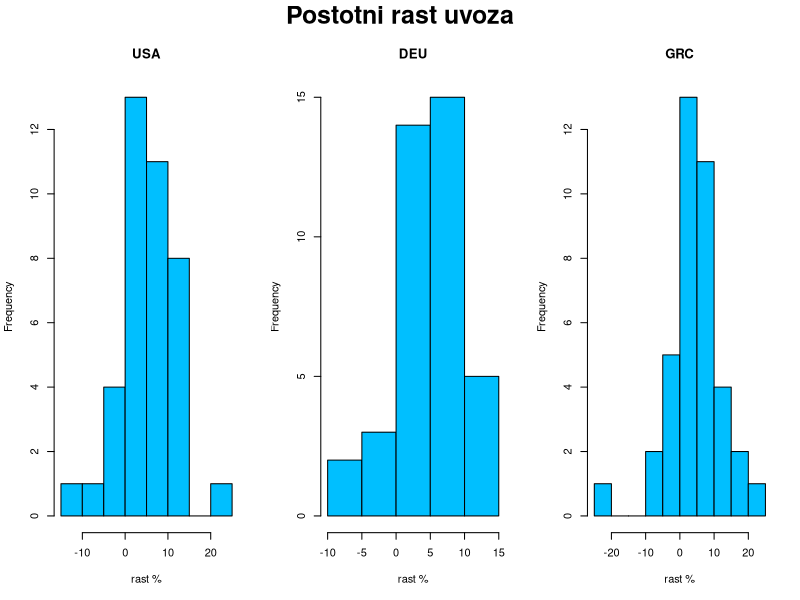
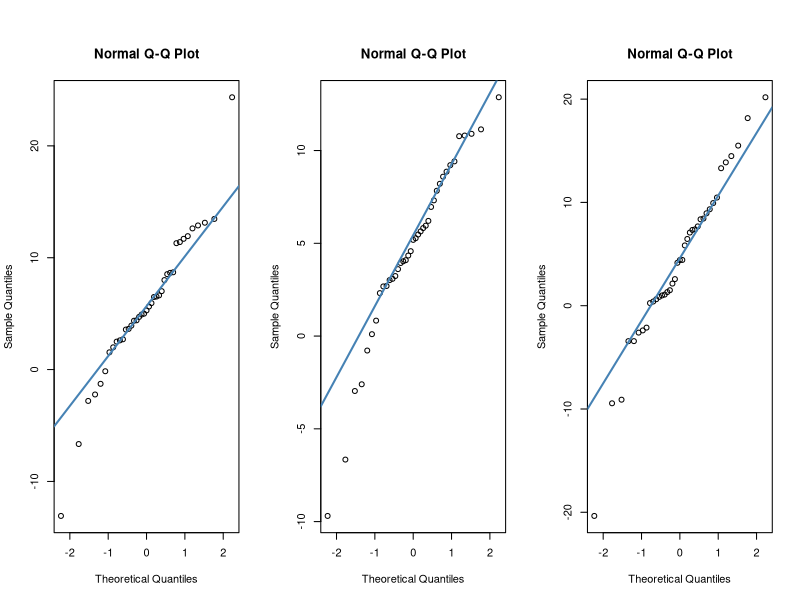
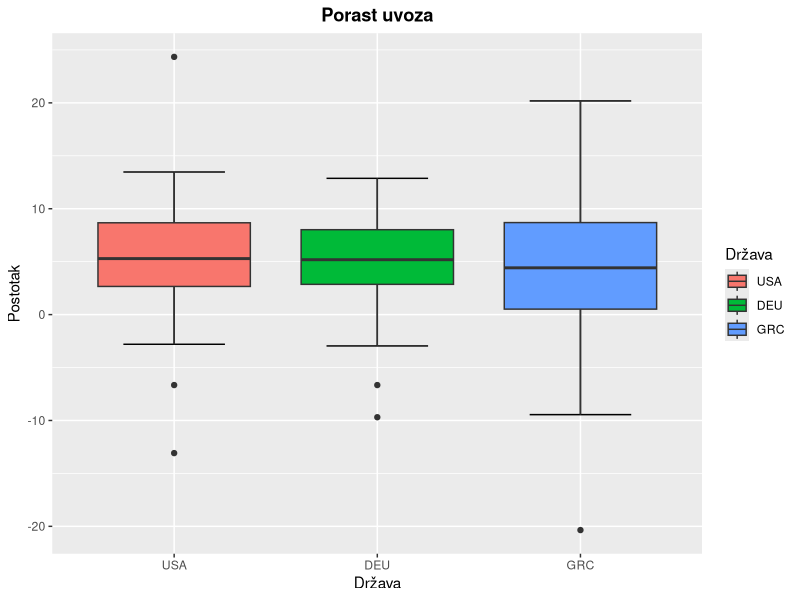

The R source for these figures, in order: (Note: this script raises an error after producing the figures.)
## ---- chunk 1
library(knitr)
knitr::opts_chunk$set(echo = TRUE)

library(tidyverse)
Sys.setlocale(locale = "hr_HR.utf8")
## ---- chunk 2
export.data = read.csv("Export_data.csv", fileEncoding="UTF-8-BOM")
# head(export.data)

import.data = read.csv("Import_data.csv", fileEncoding="UTF-8-BOM")
# head(import.data)

gdp.data = read.csv("GDP_data.csv", fileEncoding="UTF-8-BOM")
# head(gdp.data)

gdp.pc.data = read.csv("GDPpercapita_data.csv", fileEncoding="UTF-8-BOM")
# head(gdp.pc.data)
## ---- chunk 3
export.loc.cnt = export.data %>% group_by(LOCATION) %>%
    summarise(exp_n = n(), exp_est = sum(Flag.Codes == 'E')) %>%
    arrange(desc(exp_n), exp_est)
import.loc.cnt = import.data %>% group_by(LOCATION) %>%
    summarise(imp_n = n(), imp_est = sum(Flag.Codes == 'E')) %>%
    arrange(desc(imp_n), imp_est)
gdp.loc.cnt = gdp.data %>% group_by(LOCATION) %>%
    summarise(gdp_n = n(), gdp_est = sum(Flag.Codes == 'E')) %>%
    arrange(desc(gdp_n), gdp_est)
gdp.pc.loc.cnt = gdp.pc.data %>% group_by(LOCATION) %>%
    summarise(gdp_pc_n = n(), gdp_pc_est = sum(Flag.Codes == 'E')) %>%
    arrange(desc(gdp_pc_n), gdp_pc_est)
loc.cnt = merge(merge(export.loc.cnt, import.loc.cnt), merge(gdp.loc.cnt, gdp.pc.loc.cnt))
knitr::kable(
  head(arrange(loc.cnt,
               desc(loc.cnt[,2]), desc(loc.cnt[,4]), desc(loc.cnt[,6]), desc(loc.cnt[,8]),
               loc.cnt[,3], loc.cnt[,5], loc.cnt[,7], loc.cnt[,9]), 20),
  caption = "Broj podataka za pojedinu državu"
)
## ---- chunk 4
remove(export.loc.cnt, import.loc.cnt, gdp.loc.cnt, gdp.pc.loc.cnt, loc.cnt)
## ---- chunk 5
time = 1979:2018
usa = data.frame(year = 1979:2018,
                 export.mln_usd = export.data$Value[export.data$LOCATION == "USA"],
                 import.mln_usd = import.data$Value[import.data$LOCATION == "USA"],
                 gdp.mln_usd = gdp.data$Value[gdp.data$LOCATION == "USA"],
                 gdp.pc.usd_cap = gdp.pc.data$Value[gdp.pc.data$LOCATION == "USA"])
usa$net.trade = usa$export.mln_usd - usa$import.mln_usd
deu = data.frame(year = 1979:2019,
                 export.mln_usd = export.data$Value[export.data$LOCATION == "DEU"],
                 import.mln_usd = import.data$Value[import.data$LOCATION == "DEU"],
                 gdp.mln_usd = gdp.data$Value[gdp.data$LOCATION == "DEU"],
                 gdp.pc.usd_cap = gdp.pc.data$Value[gdp.pc.data$LOCATION == "DEU"])
deu$net.trade = deu$export.mln_usd - deu$import.mln_usd
grc = data.frame(year = 1979:2019,
                 export.mln_usd = export.data$Value[export.data$LOCATION == "GRC"],
                 import.mln_usd = import.data$Value[import.data$LOCATION == "GRC"],
                 gdp.mln_usd = gdp.data$Value[gdp.data$LOCATION == "GRC"],
                 gdp.pc.usd_cap = gdp.pc.data$Value[gdp.pc.data$LOCATION == "GRC"])
grc$net.trade = grc$export.mln_usd - grc$import.mln_usd
## ---- chunk 6
usa = usa %>% mutate(import.mln_usd,
                     import.growth = import.mln_usd - lag(import.mln_usd),
                     import.growth.p = import.growth / lag(import.mln_usd) * 100)
usa = usa %>% mutate(export.mln_usd, 
                     export.growth = export.mln_usd - lag(export.mln_usd),
                     export.growth.p = export.growth / lag(export.mln_usd) * 100)
usa = usa %>% mutate(gdp.mln_usd,
                     gdp.growth = gdp.mln_usd - lag(gdp.mln_usd),
                     gdp.growth.p = gdp.growth / lag(gdp.mln_usd) * 100)
usa = usa %>% mutate(gdp.pc.usd_cap,
                     gdp.pc.growth = gdp.pc.usd_cap - lag(gdp.pc.usd_cap),
                     gdp.pc.growth.p = gdp.pc.growth / lag(gdp.pc.usd_cap) * 100)
## ---- chunk 7
deu = deu %>% mutate(import.mln_usd, 
                     import.growth = import.mln_usd - lag(import.mln_usd),
                     import.growth.p = import.growth / lag(import.mln_usd) * 100)
grc = grc %>% mutate(import.mln_usd,
                     import.growth = import.mln_usd - lag(import.mln_usd),
                     import.growth.p = import.growth / lag(import.mln_usd) * 100)
deu = deu %>% mutate(export.mln_usd,
                     export.growth = export.mln_usd - lag(export.mln_usd),
                     export.growth.p = export.growth / lag(export.mln_usd) * 100)
grc = grc %>% mutate(export.mln_usd,
                     export.growth = export.mln_usd - lag(export.mln_usd),
                     export.growth.p = export.growth / lag(export.mln_usd) * 100)
deu = deu %>% mutate(gdp.mln_usd,
                     gdp.growth = gdp.mln_usd - lag(gdp.mln_usd),
                     gdp.growth.p = gdp.growth / lag(gdp.mln_usd) * 100)
grc = grc %>% mutate(gdp.mln_usd,
                     gdp.growth = gdp.mln_usd - lag(gdp.mln_usd),
                     gdp.growth.p = gdp.growth / lag(gdp.mln_usd) * 100)
deu = deu %>% mutate(gdp.pc.usd_cap,
                     gdp.pc.growth = gdp.pc.usd_cap - lag(gdp.pc.usd_cap),
                     gdp.pc.growth.p = gdp.pc.growth / lag(gdp.pc.usd_cap) * 100)
grc = grc %>% mutate(gdp.pc.usd_cap,
                     gdp.pc.growth = gdp.pc.usd_cap - lag(gdp.pc.usd_cap),
                     gdp.pc.growth.p = gdp.pc.growth / lag(gdp.pc.usd_cap) * 100)
# brisemo zadnju opservaciju za deu i grc jer usa nema podatke za 2019.g.
deu = deu[-nrow(deu),]
grc = grc[-nrow(grc),]
## ---- chunk 8
data.all = bind_rows(lapply(c("USA", "DEU", "GRC"), function (x) {
  data.frame(country=x, get(tolower(x)))
}))
data.all$country = factor(data.all$country, levels = c("USA", "DEU", "GRC"))
## ---- chunk 9
summary(usa)
summary(deu)
summary(grc)
## ---- chunk 10
par(mfrow = c(1, 3), oma = c(0, 0, 2, 0))
hist(usa$import.growth.p, main="USA", xlab="rast %", col="deepskyblue")
hist(deu$import.growth.p, main="DEU", xlab="rast %", col="deepskyblue")
hist(grc$import.growth.p, main="GRC", xlab="rast %", col="deepskyblue")
mtext("Postotni rast uvoza", outer = T, cex = 1.5, font = 2)
## ---- chunk 11
qqnorm(usa$import.growth.p)
qqline(usa$import.growth.p, col = "steelblue", lwd = 2)

qqnorm(deu$import.growth.p)
qqline(deu$import.growth.p, col = "steelblue", lwd = 2)

qqnorm(grc$import.growth.p)
qqline(grc$import.growth.p, col = "steelblue", lwd = 2)
## ---- chunk 12
ggplot(na.omit(data.all), aes(x=country, y=import.growth.p)) +
  stat_boxplot(geom = "errorbar", width = 0.5) +
  geom_boxplot(aes(fill=country)) +
  labs(title = "Porast uvoza", x="Država", y="Postotak", fill="Država") +
  theme(plot.title = element_text(hjust = 0.5, face = "bold"))
## ---- chunk 13
ggplot(collective, aes(x=country, y=export.growth.percentage)) +
  stat_boxplot(geom = "errorbar", na.rm = T) +
  geom_boxplot(aes(fill=country), na.rm = T) +
  labs(title = "Boxplot porasta izvoza", x="Država", y="Postotak", fill="Država") +
  theme(plot.title = element_text(hjust = 0.5, face = "bold"))
## ---- chunk 14
plot(time, grc$export.growth, type = "h", main = "Rast izvoza (GRC)")
## ---- chunk 15
par(mfrow = c(1, 3), oma = c(0, 0, 2, 0))
hist(usa$gdp.growth.p, main="USA", xlab="rast %", col="deepskyblue")
hist(deu$gdp.growth.p, main="DEU", xlab="rast %", col="deepskyblue")
hist(grc$gdp.growth.p, main="GRC", xlab="rast %", col="deepskyblue")
mtext("Postotni rast BDP-a", outer = T, cex = 1.5, font = 2)


#boxplot(deu$gdp.mln_usd,
 #       usa$gdp.mln_usd,
  #      grc$gdp.mln_usd,
   #     names = c("DEU", "USA", "GRC"), main = "Sredine BDP-a",
    #    col = c("deepskyblue2", "deepskyblue3", "deepskyblue"),
     #   ylab = "mln USD (log skala)",
      #  log = "y")
## ---- chunk 16
qqnorm(usa$gdp.growth.p)
qqline(usa$gdp.growth.p, col = "steelblue", lwd = 2)

qqnorm(deu$gdp.growth.p)
qqline(deu$gdp.growth.p, col = "steelblue", lwd = 2)

qqnorm(grc$gdp.growth.p)
qqline(grc$gdp.growth.p, col = "steelblue", lwd = 2)
## ---- chunk 17
ggplot(na.omit(data.all), aes(x=country, y=gdp.growth.p)) +
  stat_boxplot(geom = "errorbar", width = 0.5) +
  geom_boxplot(aes(fill=country)) +
  labs(title = "Porast BDP-a", x="Država", y="Postotak", fill="Država") +
  theme(plot.title = element_text(hjust = 0.5, face = "bold"))
## ---- chunk 18
par(mfrow = c(1, 3), oma = c(0, 0, 2, 0))
hist(usa$gdp.pc.growth.p, main="USA", xlab="rast %", col="deepskyblue")
hist(deu$gdp.pc.growth.p, main="DEU", xlab="rast %", col="deepskyblue")
hist(grc$gdp.pc.growth.p, main="GRC", xlab="rast %", col="deepskyblue")
mtext("Postotni rast BDP-a po stanovniku", outer = T, cex = 1.5, font = 2)
#boxplot(deu$gdp.pc.usd_cap,
#        usa$gdp.pc.usd_cap,
#        grc$gdp.pc.usd_cap,
#        names = c("DEU", "USA", "GRC"), main = "Sredine BDP-a po stanovniku",
#        col = c("deepskyblue2", "deepskyblue3", "deepskyblue"),
#        ylab = " USD (log skala)",
#        log = "y")

## ---- chunk 19
plot(time, deu$gdp.growth, type = "h", main = "Rast BDP-a (DEU)")
plot(time, usa$gdp.growth, type="h", main = "Rast BDP-a (USA)")
plot(time, grc$gdp.growth, type="h", main = "Rast BDP-a (GRC)")

## ---- chunk 20
ggplot(na.omit(data.all), aes(x=country, y=gdp.pc.growth.p)) +
  stat_boxplot(geom = "errorbar", width = 0.5) +
  geom_boxplot(aes(fill=country)) +
  labs(title = "Porast BDP-a po stanovniku", x="Država", y="Postotak", fill="Država") +
  theme(plot.title = element_text(hjust = 0.5, face = "bold"))
## ---- chunk 21
library(reshape2)
exp.imp = melt(data.all, id.vars = "country", measure.vars = c("export.growth.p", "import.growth.p"), na.rm = T)
ggplot(exp.imp, aes(x = country, y = value, fill = variable)) +
  stat_boxplot(geom = "errorbar", width = 0.5, position = position_dodge(0.75)) +
  geom_boxplot() +
  labs(title = "Export/Import", y="Postotak") +
  theme(plot.title = element_text(hjust = 0.5, face = "bold"))
## ---- chunk 22
gdp.gdppc = melt(data.all, id.vars = "country",
               measure.vars = c("gdp.growth.p", "gdp.pc.growth.p"), na.rm = T)
ggplot(gdp.gdppc, aes(x = country, y = value, fill = variable)) +
  stat_boxplot(geom = "errorbar", width = 0.5, position = position_dodge(0.75)) +
  geom_boxplot() +
  labs(title = "BDP/BDP po stanovniku", y="Postotak") +
  theme(plot.title = element_text(hjust = 0.5, face = "bold"), legend.position = "top")
## ---- chunk 23
var.test(usa$gdp.growth.p, usa$gdp.pc.growth.p, alternative = "two.sided", na.action = na.omit)
## ---- chunk 24
t.test(usa$gdp.growth.p, usa$gdp.pc.growth.p, alternative = "greater", var.equal = TRUE,
       na.action = na.omit)
## ---- chunk 25
ggplot(na.omit(data.all), aes(x=country, y=gdp.pc.growth.p)) +
  stat_boxplot(geom = "errorbar", width = 0.5) +
  geom_boxplot(aes(fill=country)) +
  labs(title = "Rast BDP-a po stanovniku", x="Država", y="Postotak", fill="Država") +
  theme(plot.title = element_text(hjust = 0.5, face = "bold"))
## ---- chunk 26
bartlett.test(gdp.pc.growth.p ~ country, data.all)
## ---- chunk 27
kruskal.test(gdp.pc.growth.p ~ country, data.all)
